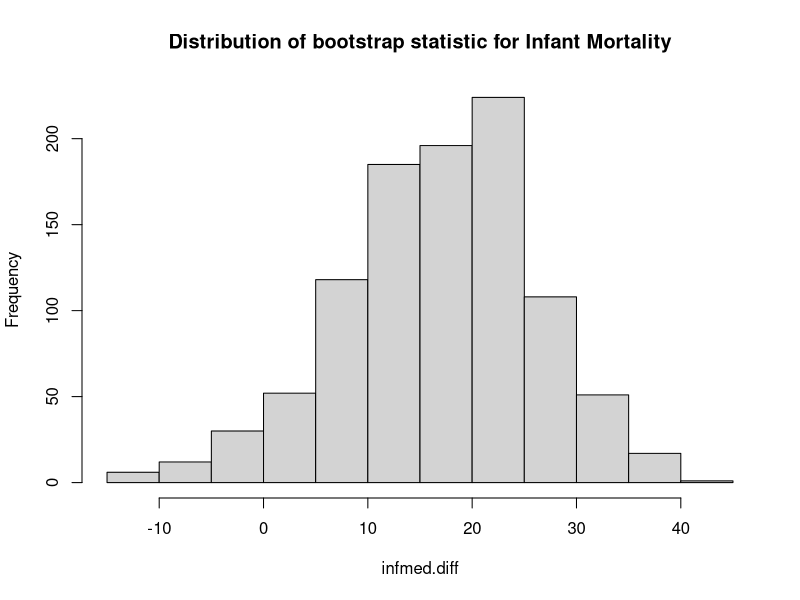

R code for this plot: (Note: this script raises an error after producing the figure.)
library(here)
here() 
library(dplyr) 
analyticaldata <- read.csv(here("analytical_data", "analyticaldata.csv"), header = TRUE)
infdata2017 <- analyticaldata |>
  dplyr::filter(year == 2017) |>
  dplyr::filter(!is.na(Infantmor)) 

infdata2017 |>
  group_by(conflict) |>
  summarise(n = n(),
            median.Infantmor = median(Infantmor, na.rm = T))
obs.infmormed.diff <- median(infdata2017[infdata2017$conflict == 1,]$Infantmor) -
  median(infdata2017[infdata2017$conflict == 0,]$Infantmor)
obs.infmormed.diff
#Using a stratified bootstrap
Infantmor.conflict1 <- analyticaldata |>
  dplyr::filter(year == 2017 & !is.na(Infantmor) & conflict == 1) |>
  dplyr::select(ISO, Infantmor)
Infantmor.conflict0 <- analyticaldata |>
  dplyr::filter(year == 2017 & !is.na(Infantmor) & conflict == 0) |>
  dplyr::select(ISO, Infantmor)

set.seed(2024)
B <- 1000
infmed.diff <- rep(NA, B)
for(b in 1:B){
  resamp.conflict1 <- Infantmor.conflict1[sample(nrow(Infantmor.conflict1), size = nrow(Infantmor.conflict1), replace = TRUE),]
  resamp.conflict0 <- Infantmor.conflict0[sample(nrow(Infantmor.conflict0), size = nrow(Infantmor.conflict0), replace = TRUE),]
  infmed.diff[b] <- median(resamp.conflict1$Infantmor) - median(resamp.conflict0$Infantmor)
}
head(resamp.conflict1, 12)
#Histogram of the bootstrap statistic
hist(infmed.diff, main = "Distribution of bootstrap statistic for Infant Mortality")
#bootstrap function
library(boot)

getinfmeddiff <- function(analyticaldata, indices) {
  sample_infdata <- analyticaldata[indices, ]
  group_infmeds <- tapply(sample_infdata$Infantmor, sample_infdata$conflict, FUN = function(x) median(x,na.rm=TRUE))
  infmeddiff <- group_infmeds[2] - group_infmeds[1]
  return(infmeddiff)
}

infbootout <- boot(infdata2017, statistic = getinfmeddiff, strata = infdata2017$conflict, R = 1000)
infbootout
#Bootstrap CI
infantbootCI <- boot.ci(boot.out = infbootout, conf = 0.95, type = c("basic", "perc", "bca"))

##Under-5 mortality
un5data2017 <- analyticaldata |>
  dplyr::filter(year == 2017) |>
  dplyr::filter(!is.na(Under5mor)) 

un5data2017 |>
  group_by(conflict) |>
  summarise(n = n(),
            median.Under5mor = median(Under5mor, na.rm = T))
obs.un5mormed.diff <- median(un5data2017[un5data2017$conflict == 1,]$Under5mor) -
  median(un5data2017[un5data2017$conflict == 0,]$Under5mor)
obs.un5mormed.diff
#setting the var for a stratified bootstrap
un5mor.conflict1 <- analyticaldata |>
  dplyr::filter(year == 2017 & !is.na(Under5mor) & conflict == 1) |>
  dplyr::select(ISO, Under5mor)
un5mor.conflict0 <- analyticaldata |>
  dplyr::filter(year == 2017 & !is.na(Under5mor) & conflict == 0) |>
  dplyr::select(ISO, Under5mor)
#using stratified bootstrap
set.seed(2024)
B <- 1000
un5med.diff <- rep(NA, B)
for(b in 1:B){
  resamp.conflict1 <- un5mor.conflict1[sample(nrow(un5mor.conflict1), size = nrow(un5mor.conflict1), replace = TRUE),]
  resamp.conflict0 <- un5mor.conflict0[sample(nrow(un5mor.conflict0), size = nrow(un5mor.conflict0), replace = TRUE),]
  un5med.diff[b] <- median(resamp.conflict1$Under5mor) - median(resamp.conflict0$Under5mor)
}
#bootstrap function
library(boot)

getun5meddiff <- function(analyticaldata, indices) {
  sample_un5data <- analyticaldata[indices, ]
  group_un5meds <- tapply(sample_un5data$Under5mor, sample_un5data$conflict, FUN = function(x) median(x,na.rm=TRUE))
  un5meddiff <- group_un5meds[2] - group_un5meds[1]
  return(un5meddiff)
}

un5bootout <- boot(un5data2017, statistic = getun5meddiff, strata = un5data2017$conflict, R = 1000)
un5bootout
#Bootstrap CI
under5bootCI <- boot.ci(boot.out = un5bootout, conf = 0.95, type = c("basic", "perc", "bca"))

##Neonatal Mortality 
neonatdata2017 <- analyticaldata |>
  dplyr::filter(year == 2017) |>
  dplyr::filter(!is.na(Neonatmor)) 
neonatdata2017 |>
  group_by(conflict) |>
  summarise(n = n(),
            median.Neonatmor = median(Neonatmor, na.rm = T))
obs.neonatmormed.diff <- median(neonatdata2017[neonatdata2017$conflict == 1,]$Neonatmor) -
  median(neonatdata2017[neonatdata2017$conflict == 0,]$Neonatmor)
obs.neonatmormed.diff
#setting the var for a stratified bootstrap
neonatmor.conflict1 <- analyticaldata |>
  dplyr::filter(year == 2017 & !is.na(Neonatmor) & conflict == 1) |>
  dplyr::select(ISO, Neonatmor)
neonatmor.conflict0 <- analyticaldata |>
  dplyr::filter(year == 2017 & !is.na(Neonatmor) & conflict == 0) |>
  dplyr::select(ISO, Neonatmor)
#using stratified bootstrap
set.seed(2024)
B <- 1000
neonatmed.diff <- rep(NA, B)
for(b in 1:B){
  resamp.conflict1 <- neonatmor.conflict1[sample(nrow(neonatmor.conflict1), size = nrow(neonatmor.conflict1), replace = TRUE),]
  resamp.conflict0 <- neonatmor.conflict0[sample(nrow(neonatmor.conflict0), size = nrow(neonatmor.conflict0), replace = TRUE),]
  neonatmed.diff[b] <- median(resamp.conflict1$Neonatmor) - median(resamp.conflict0$Neonatmor)
}

#bootstrap function
library(boot)

getneonatmeddiff <- function(analyticaldata, indices) {
  sample_neonatdata <- analyticaldata[indices, ]
  group_neonatmeds <- tapply(sample_neonatdata$Neonatmor, sample_neonatdata$conflict, FUN = function(x) median(x,na.rm=TRUE))
  neonatmeddiff <- group_neonatmeds[2] - group_neonatmeds[1]
  return(neonatmeddiff)
}

neonatbootout <- boot(neonatdata2017, statistic = getneonatmeddiff, strata = neonatdata2017$conflict, R = 1000)
neonatbootout
#Bootstrap CI
NeonatbootCI <- boot.ci(boot.out = neonatbootout, conf = 0.95, type = c("basic", "perc", "bca"))
#The three CI for differences in medians of the three mortality variables
infantbootCI
under5bootCI
neonatbootout
#Interpretation: If we were to repeat the bootstrap process many times, 
#95% of the (,) intervals would contain the true difference in medians of "mortality variable" 
#for armed conflict present vs absent.